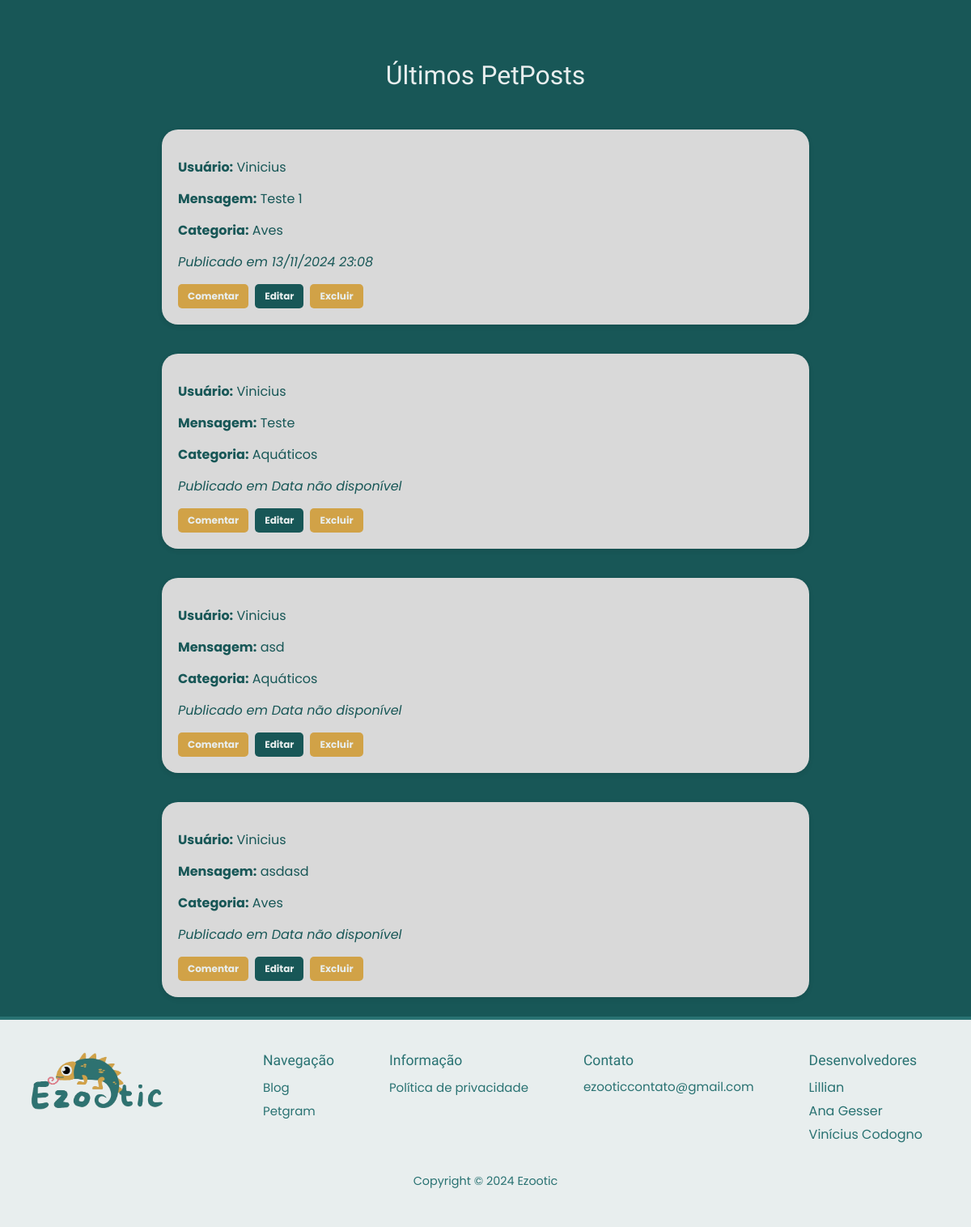
The app's page /petgram/lista/, older data.
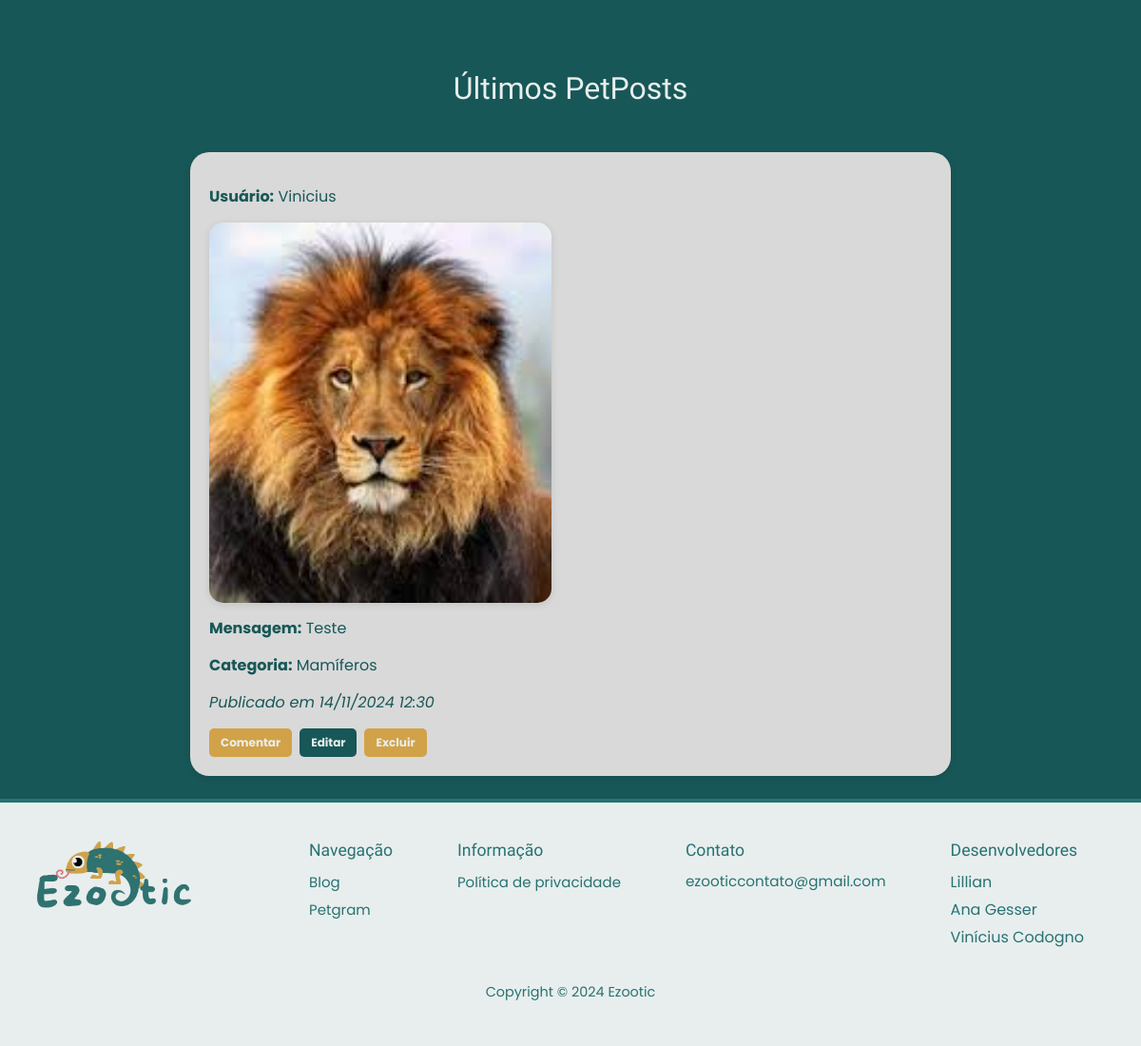
The same page, newer data.
### app/models.py (models this page shows, shortened)
class Petgram(db.Model):
    id = db.Column(db.Integer, primary_key=True)
    mensagem = db.Column(db.Text, nullable=False)
    user_id = db.Column(db.Integer, db.ForeignKey('user.id'), nullable=False)
    comentarios = db.relationship('ComentarioPetgram', backref='petgram', lazy=True)
    imagem = db.Column(db.String, nullable=True)
    categoria_petgram = db.Column(db.String(50), nullable=True)
    data_criacao = db.Column(db.DateTime, default=datetime.utcnow)

class User(db.Model, UserMixin):
    id = db.Column(db.Integer, primary_key=True)
    nome = db.Column(db.String, nullable=True)
    sobrenome = db.Column(db.String, nullable=True)
    email = db.Column(db.String, nullable=True)
    senha = db.Column(db.String, nullable=True)
    posts = db.relationship('Post', backref='user', lazy=True)
    petgrams = db.relationship('Petgram', backref='user', lazy=True)
    comentarios_petgram = db.relationship('ComentarioPetgram', backref='user', lazy=True)

### app/views.py (the view)
@app.route('/petgram/lista/', methods=['GET', 'POST'])
def petgramLista():
    petgrams = Petgram.query.order_by(Petgram.data_criacao.desc()).limit(5).all()
    return render_template('petgram/petgram.html', petgrams=petgrams)

### app/templates/petgram/petgram.html (shortened to what this page needs)
{% extends 'base.html' %}
{% block content %}
    <div class="container">
        <div class="row mt-4">
            <h2 class="ultimas-postagens w-100 text-center">Últimos PetPosts</h2>
            <div class="col-12">
                <table class="table">
                    <tbody>
                        {% for linha in petgrams %}
                        <tr>
                            <td colspan="4">
                                <div class="post-estrutura">
                                    <p><strong>Usuário:</strong> {{ linha.user.nome }}</p>
                                    {% if linha.imagem %}
                                        <img class="img-post" src="{{ url_for('static', filename='uploads/' ~ linha.imagem) }}" alt="Imagem do Petgram" class="img-fluid mb-2" style="width: 30vw; height: 50vh;">
                                    {% endif %}
                                    <p><strong>Mensagem:</strong> {{ linha.mensagem }}</p>
                                    <p><strong>Categoria:</strong> {{ linha.categoria_petgram }}</p>
                                    <p><em>Publicado em
                                        {{ linha.data_criacao.strftime('%d/%m/%Y %H:%M') if linha.data_criacao else "Data não disponível" }}
                                    </em></p>
                                    <div class="d-flex align-items-center">
                                        <button class="btn btn-comentar btn-sm me-2" data-bs-toggle="modal" data-bs-target="#comentariosModal{{ linha.id }}">
                                           Comentar
                                        </button>
                                        <a href="{{ url_for('editar_petgram', petgram_id=linha.id) }}" class="btn btn-editar btn-sm me-2">Editar</a>
                                        <form action="{{ url_for('excluir_petgram', petgram_id=linha.id) }}" method="POST" style="display:inline;">
                                            <button type="submit" class="btn btn-excluir btn-sm">Excluir</button>
                                        </form>
                                    </div>
                                </div>
                            </td>
                        </tr>
                        {% endfor %}
                    </tbody>
                </table>
            </div>
        </div>
    </div>
    {% include 'footer.html' %}
{% endblock %}

Row changes from the older to the newer data that the page shows:
removed Petgram: user.nome "Vinicius", mensagem "Teste 1", categoria_petgram "Aves", data_criacao "13/11/2024 23:08"
removed Petgram: user.nome "Vinicius", mensagem "asd", categoria_petgram "Aquáticos", data_criacao "Data não disponível"
removed Petgram: user.nome "Vinicius", mensagem "asdasd", categoria_petgram "Aves", data_criacao "Data não disponível"
changed Petgram "Teste": imagem: picture added; categoria_petgram "Aquáticos" → "Mamíferos"; data_criacao "Data não disponível" → "14/11/2024 12:30"
